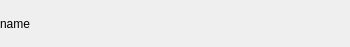
<?xml version="1.0" encoding="UTF-8"?>
<ui version="4.0">
 <comment>
  * Released as open source by NCC Group Plc - http://www.nccgroup.com/
  *
  * Developed by Gabriel Caudrelier, gabriel dot caudrelier at nccgroup dot com
  *
  * https://github.com/nccgroup/pip3line
  *
  * Released under AGPL see LICENSE for more information
</comment>
 <class>QuickViewItem</class>
 <widget class="QWidget" name="QuickViewItem">
  <property name="geometry">
   <rect>
    <x>0</x>
    <y>0</y>
    <width>350</width>
    <height>47</height>
   </rect>
  </property>
  <property name="windowTitle">
   <string>Form</string>
  </property>
  <layout class="QVBoxLayout" name="mainLayout">
   <property name="spacing">
    <number>0</number>
   </property>
   <property name="margin">
    <number>0</number>
   </property>
   <item>
    <widget class="QWidget" name="widget" native="true">
     <layout class="QHBoxLayout" name="horizontalLayout">
      <property name="spacing">
       <number>0</number>
      </property>
      <property name="margin">
       <number>0</number>
      </property>
      <item>
       <widget class="QLabel" name="nameLabel">
        <property name="text">
         <string>name</string>
        </property>
       </widget>
      </item>
      <item>
       <widget class="QPushButton" name="copyPushButton">
        <property name="maximumSize">
         <size>
          <width>24</width>
          <height>16777215</height>
         </size>
        </property>
        <property name="toolTip">
         <string>Copy to clipboard (UTF-8)</string>
        </property>
        <property name="text">
         <string/>
        </property>
        <property name="icon">
         <iconset resource="gui_res.qrc">
          <normaloff>:/Images/icons/edit-copy-4.png</normaloff>:/Images/icons/edit-copy-4.png</iconset>
        </property>
        <property name="flat">
         <bool>true</bool>
        </property>
       </widget>
      </item>
      <item>
       <widget class="QPushButton" name="removePushButton">
        <property name="maximumSize">
         <size>
          <width>25</width>
          <height>16777215</height>
         </size>
        </property>
        <property name="toolTip">
         <string>Delete this item</string>
        </property>
        <property name="text">
         <string/>
        </property>
        <property name="icon">
         <iconset resource="gui_res.qrc">
          <normaloff>:/Images/icons/dialog-cancel-3.png</normaloff>:/Images/icons/dialog-cancel-3.png</iconset>
        </property>
        <property name="flat">
         <bool>true</bool>
        </property>
       </widget>
      </item>
     </layout>
    </widget>
   </item>
  </layout>
 </widget>
 <resources>
  <include location="gui_res.qrc"/>
 </resources>
 <connections/>
</ui>
